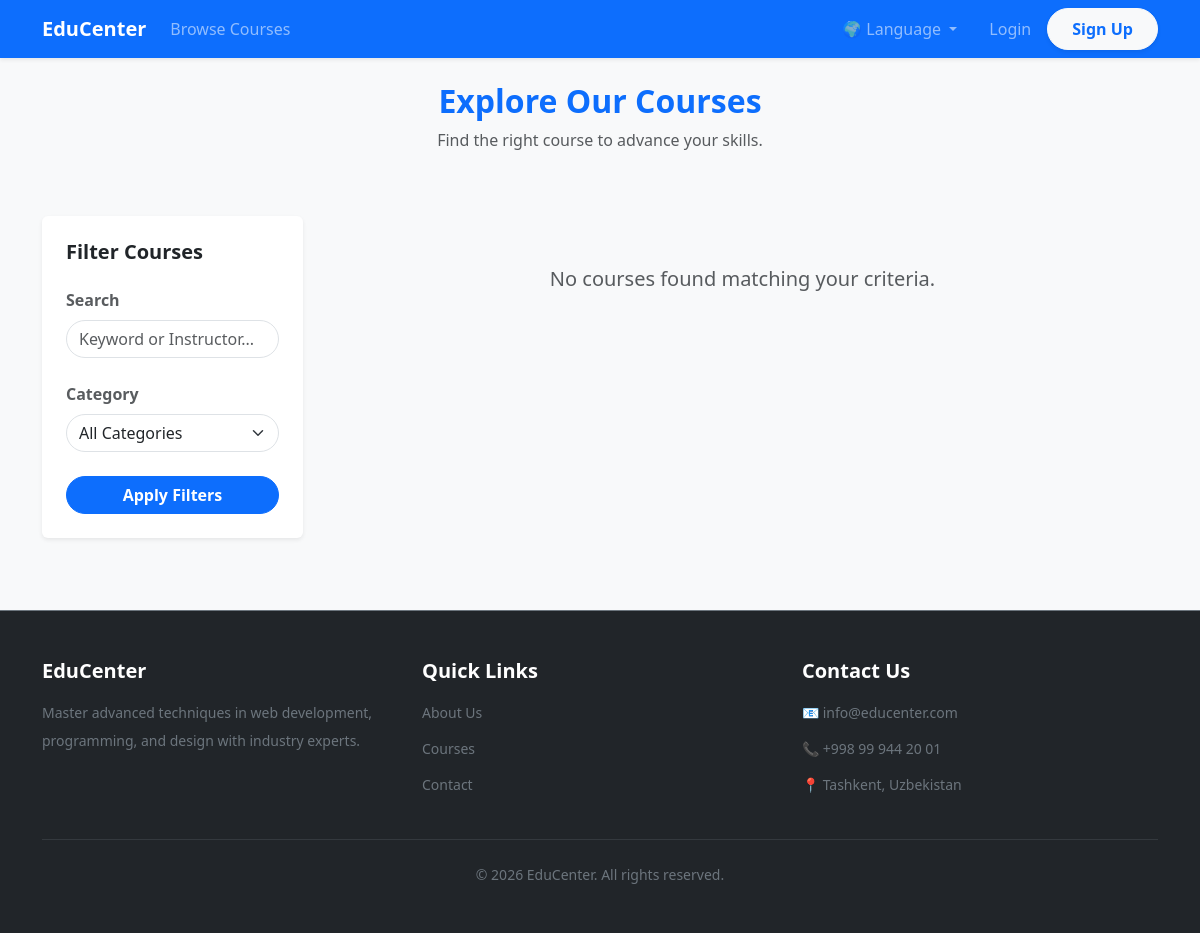
Page /courses/ on the earlier database version.
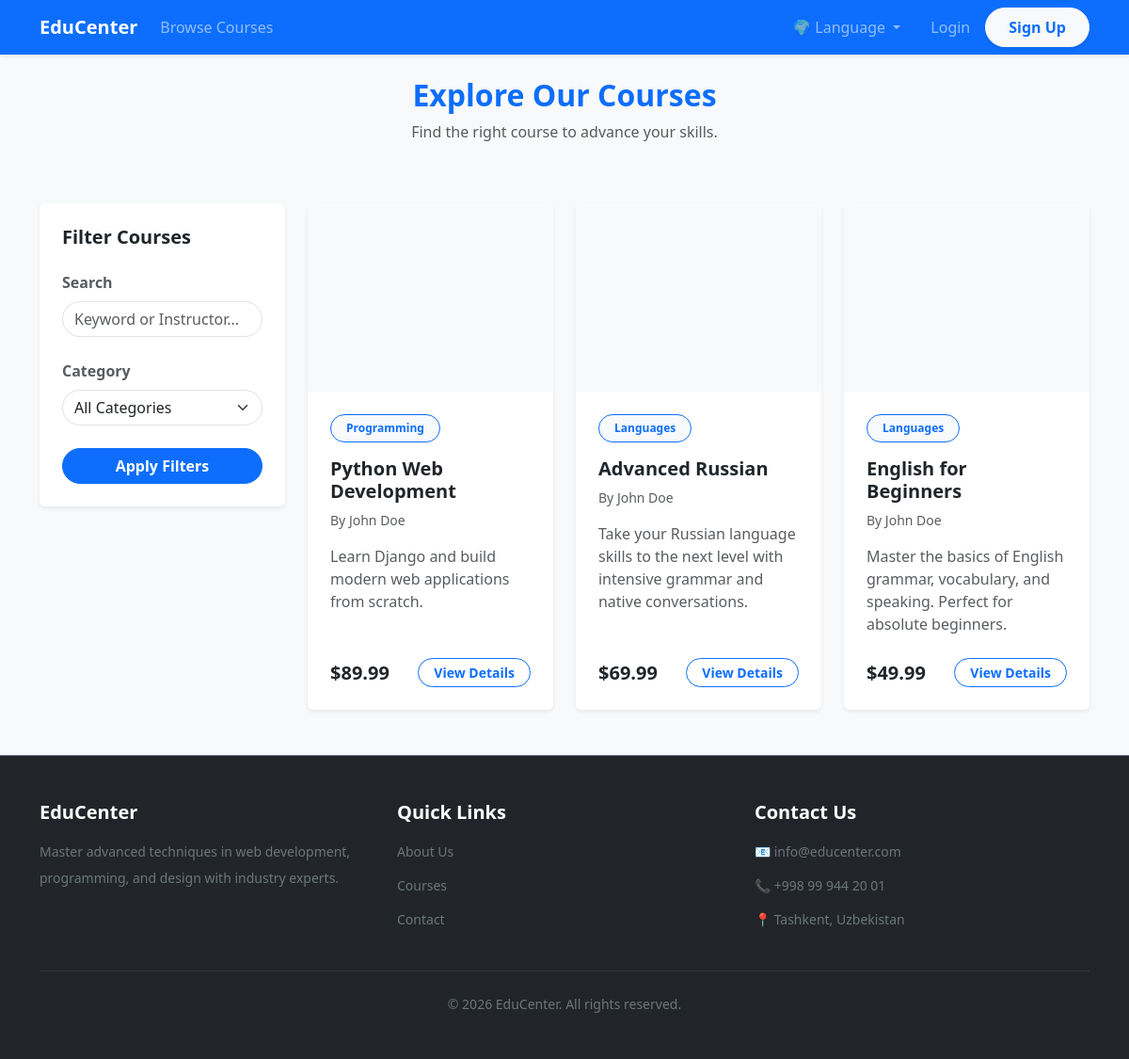
Same page on the later database version.
### courses/models.py (models this page shows, shortened)
class Course(models.Model):
    LEVEL_CHOICES = (
        ('beginner', 'Beginner'),
        ('intermediate', 'Intermediate'),
        ('advanced', 'Advanced'),
    )
    title = models.CharField(max_length=200)
    description = models.TextField()
    category = models.ForeignKey(Category, on_delete=models.SET_NULL, null=True, related_name='courses')
    instructor = models.ForeignKey(
        settings.AUTH_USER_MODEL,
        on_delete=models.CASCADE,
        limit_choices_to={'role': 'instructor'},
        related_name='taught_courses'
    )
    price = models.DecimalField(max_digits=10, decimal_places=2, default=0.00)
    duration = models.IntegerField(help_text="Duration in weeks", default=4)
    level = models.CharField(max_length=20, choices=LEVEL_CHOICES, default='beginner')
    image = models.ImageField(upload_to='course_images/', blank=True, null=True)
    created_at = models.DateTimeField(auto_now_add=True)

class Category(models.Model):
    name = models.CharField(max_length=100)
    description = models.TextField(blank=True)
    class Meta:
        verbose_name_plural = "Categories"

### users/models.py (models this page shows)
class User(AbstractUser):
    ROLE_CHOICES = (
        ('student', 'Student'),
        ('admin', 'Admin'),
        ('instructor', 'Instructor'),
    )
    role = models.CharField(max_length=20, choices=ROLE_CHOICES, default='student')
    profile_picture = models.ImageField(upload_to='profile_pics/', blank=True, null=True)

### courses/views.py (the view)
# urls.py: path('', views.course_list, name='course_list'),
def course_list(request):
    query = request.GET.get('q', '')
    category_id = request.GET.get('category', '')
    courses = Course.objects.all().order_by('-created_at')
    if query:
        courses = courses.filter(
            Q(title__icontains=query) |
            Q(description__icontains=query) |
            Q(instructor__username__icontains=query)
        )
    if category_id:
        courses = courses.filter(category_id=category_id)
    paginator = Paginator(courses, 6) # 6 courses per page
    page_number = request.GET.get('page')
    page_obj = paginator.get_page(page_number)
    categories = Category.objects.all()
    context = {
        'page_obj': page_obj,
        'categories': categories,
        'query': query,
        'current_category': category_id,
    }
    return render(request, 'courses/course_list.html', context)

### templates/courses/course_list.html (shortened to what this page needs)
{% extends 'base.html' %}
{% block content %}
<div class="row mb-5">
    <div class="col-12 text-center">
        <h2 class="text-primary fw-bold">Explore Our Courses</h2>
        <p class="text-muted">Find the right course to advance your skills.</p>
    </div>
</div>
<div class="row">
    <div class="col-lg-3 col-md-4 mb-4">
        <div class="card shadow-sm border-0 bg-white">
            <div class="card-body p-4">
                <h5 class="card-title fw-bold text-dark mb-4"> Filter Courses</h5>
                <form method="get" action="{% url 'course_list' %}">
                    <div class="mb-4">
                        <label class="form-label text-muted fw-bold">Search</label>
                        <input type="text" name="q" class="form-control rounded-pill" value="{{ query }}" placeholder="Keyword or Instructor...">
                    </div>
                    <div class="mb-4">
                        <label class="form-label text-muted fw-bold">Category</label>
                        <select name="category" class="form-select rounded-pill">
                            <option value="">All Categories</option>
                        </select>
                    </div>
                    <button type="submit" class="btn btn-primary w-100 rounded-pill fw-bold">Apply Filters</button>
                </form>
            </div>
        </div>
    </div>
    <div class="col-lg-9 col-md-8">
        <div class="row g-4">
            {% for course in page_obj %}
            <div class="col-md-6 col-lg-4">
                <div class="card h-100 shadow-sm border-0 bg-white course-card overflow-hidden">
                    {% if course.image %}
                        <img src="{{ course.image.url }}" class="card-img-top w-100" alt="{{ course.title }}" style="height: 200px; object-fit: cover;">
                    {% else %}
                        <div class="card-img-top bg-light d-flex align-items-center justify-content-center text-muted w-100" style="height: 200px;">
                        </div>
                    {% endif %}
                    <div class="card-body p-4 d-flex flex-column">
                        <span class="badge bg-light text-primary border border-primary rounded-pill px-3 py-2 mb-3 align-self-start">{{ course.category.name|default:"Uncategorized" }}</span>
                        <h5 class="card-title fw-bold mb-2">{{ course.title }}</h5>
                        <p class="text-muted small mb-3">By {{ course.instructor.get_full_name|default:course.instructor.username }}</p>
                        <p class="card-text text-muted mb-4">{{ course.description|truncatewords:15 }}</p>
                        <div class="mt-auto d-flex justify-content-between align-items-center">
                            <span class="fw-bold fs-5 text-dark">${{ course.price }}</span>
                            <a href="{% url 'course_detail' course.id %}" class="btn btn-outline-primary btn-sm rounded-pill fw-bold px-3">View Details</a>
                        </div>
                    </div>
                </div>
            </div>
            {% empty %}
            <div class="col-12 text-center py-5">
                <p class="text-muted fs-5">No courses found matching your criteria.</p>
            </div>
            {% endfor %}
        </div>
    </div>
</div>
{% endblock %}

### templates/base.html (shortened to what this page needs)
<!DOCTYPE html>
{% load i18n %}
<html lang="{{ LANGUAGE_CODE }}">
<head>
    <link href="https://cdn.jsdelivr.net/npm/bootstrap@5.3.0/dist/css/bootstrap.min.css" rel="stylesheet">
</head>
<body class="bg-light d-flex flex-column min-vh-100">
    <nav class="navbar navbar-expand-lg navbar-dark bg-primary shadow-sm">
        <div class="container">
            <a class="navbar-brand fw-bold" href="{% url 'home' %}">EduCenter</a>
            <div class="collapse navbar-collapse" id="navbarNav">
                <ul class="navbar-nav me-auto">
                    <li class="nav-item">
                        <a class="nav-link" href="{% url 'course_list' %}">{% trans "Browse Courses" %}</a>
                    </li>
                </ul>
                <ul class="navbar-nav ms-auto align-items-center">
                    <li class="nav-item dropdown me-3">
                        <a class="nav-link dropdown-toggle" href="#" id="langDropdown" role="button" data-bs-toggle="dropdown" aria-expanded="false">
                            🌍 {% trans "Language" %}
                        </a>
                            {% get_current_language as LANGUAGE_CODE %}
                            {% get_available_languages as LANGUAGES %}
                            {% get_language_info_list for LANGUAGES as languages %}
                    </li>
                    {% if user.is_authenticated %}
                    <li class="nav-item">
                        <span class="nav-link text-light">{% trans "Hello," %} {{ user.username }}</span>
                    </li>
                    <li class="nav-item">
                        <a class="nav-link" href="{% url 'dashboard' %}">{% trans "Dashboard" %}</a>
                    </li>
                    <li class="nav-item">
                        <form method="post" action="{% url 'logout' %}" class="d-inline">
                            {% csrf_token %}
                            <button type="submit" class="btn btn-link nav-link text-white">{% trans "Logout" %}</button>
                        </form>
                    </li>
                    {% else %}
                    <li class="nav-item">
                        <a class="nav-link" href="{% url 'login' %}">{% trans "Login" %}</a>
                    </li>
                    <li class="nav-item align-self-center">
                        <a class="btn btn-light text-primary ms-2 px-4 py-2 fw-bold rounded-pill shadow-sm"
                            href="{% url 'register' %}">{% trans "Sign Up" %}</a>
                    </li>
                    {% endif %}
                </ul>
            </div>
        </div>
    </nav>
    <div class="container mt-4 mb-5">
        {% block content %}
        {% endblock %}
    </div>
    <footer class="bg-dark text-light py-5 mt-auto w-100 border-top border-secondary">
        <div class="container">
            <div class="row g-4">
                <div class="col-md-4">
                    <h5 class="fw-bold mb-3 text-white">EduCenter</h5>
                    <p class="text-secondary small lh-lg">{% trans "Master advanced techniques in web development, programming, and design with industry experts." %}</p>
                </div>
                <div class="col-md-4">
                    <h5 class="fw-bold mb-3 text-white">{% trans "Quick Links" %}</h5>
                    <ul class="list-unstyled text-secondary small lh-lg">
                        <li class="mb-2"><a href="#" class="text-decoration-none text-secondary hover-white transition-hover">{% trans "About Us" %}</a></li>
                        <li class="mb-2"><a href="{% url 'course_list' %}" class="text-decoration-none text-secondary hover-white transition-hover">{% trans "Courses" %}</a></li>
                        <li class="mb-2"><a href="#" class="text-decoration-none text-secondary hover-white transition-hover">{% trans "Contact" %}</a></li>
                    </ul>
                </div>
                <div class="col-md-4">
                    <h5 class="fw-bold mb-3 text-white">{% trans "Contact Us" %}</h5>
                    <ul class="list-unstyled text-secondary small lh-lg">
                        <li class="mb-2">📧 info@educenter.com</li>
                        <li class="mb-2">📞 +998 99 944 20 01</li>
                        <li class="mb-2">📍 {% trans "Tashkent, Uzbekistan" %}</li>
                    </ul>
                </div>
            </div>
            <hr class="border-secondary mt-4 mb-4 opacity-25">
            <div class="text-center text-secondary small">
                &copy; 2026 EduCenter. {% trans "All rights reserved." %}
            </div>
        </div>
    </footer>
</body>
</html>

### templates/base.html (style rules this page uses)
.navbar-nav .nav-link { transition: all 0.2s ease-in-out; }
body { overflow-x: hidden; }

### templates/courses/course_list.html (style rules this page uses)
.course-card { transition: transform 0.2s ease, box-shadow 0.2s ease; }

Differences in the rows shown:
added Course: category.name "Programming", title "Python Web Development", instructor.get_full_name "John Doe", description "Learn Django and build modern web applications from scratch.", price "89.99"
added Course: category.name "Languages", title "Advanced Russian", instructor.get_full_name "John Doe", description "Take your Russian language skills to the next level with intensive grammar and native conversations.", price "69.99"
added Course: category.name "Languages", title "English for Beginners", instructor.get_full_name "John Doe", description "Master the basics of English grammar, vocabulary, and speaking. Perfect for absolute beginners.", price "49.99"
Other differences:
text no longer shown: "No courses found matching your criteria."
